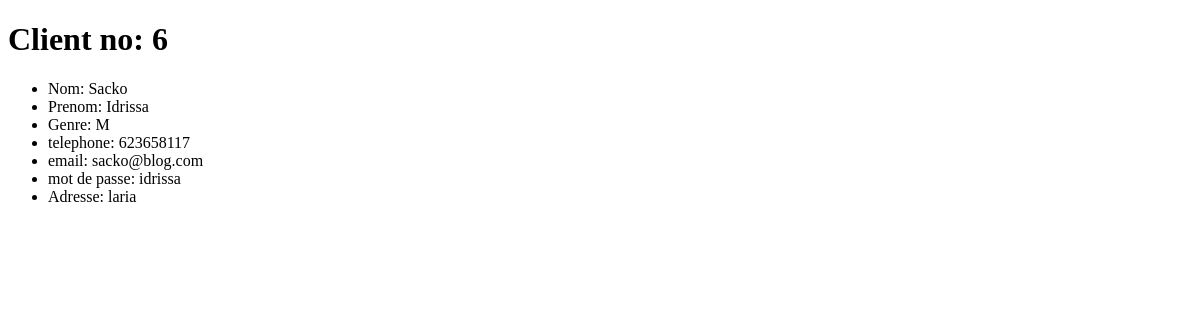
Page /blog/6 on the earlier database version.
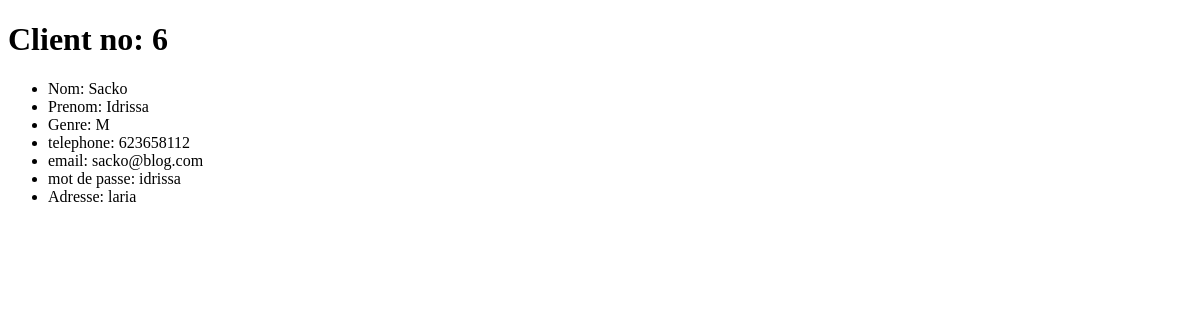
Same page on the later database version.
### blog/models.py (models this page shows, shortened)
class Client(models.Model):
    GENRE=(
        ('M','Masculin'),
        ('F','Feminin'),
    )
    nom_client=models.CharField(max_length=50)
    prenom_client=models.CharField(max_length=100)
    genre=models.CharField(max_length=1, choices=GENRE)
    phone_regex = RegexValidator(
        regex=r'^\d{9}$',
        message="Le numero doit contenir 9 chiffres comme: 622678756"
    )
    telephone = models.CharField(
        validators=[phone_regex],
        verbose_name=("Mobile phone"),
        max_length=17, blank=True, null=True
    )
    email=models.EmailField(max_length=100, unique=True)
    password=models.CharField(max_length=30)
    adresse=models.CharField(max_length=50)

### blog/views.py (the view)
# urls.py: path("<int:client_id>", views.client, name="client")
def client(request,client_id):
    client=Client.objects.get(pk=client_id)
    return render(request, "Clients/client.html",{
        "client":client
    })

### blog/templates/Clients/client.html
{% extends "Clients/layout.html" %}
{% block body %}
    <h1>Client no: {{client.id}}</h1>
    <ul>
        <li>Nom: {{client.nom_client}}</li>
        <li>Prenom: {{client.prenom_client}}</li>
        <li>Genre: {{client.genre}}</li>
        <li>telephone: {{client.telephone}}</li>
        <li>email: {{client.email}}</li>
        <li>mot de passe: {{client.password}}</li>
        <li>Adresse: {{client.adresse}}</li>
    </ul>
{% endblock %}

Differences in the rows shown:
changed Client "Sacko": telephone "623658117" → "623658112"
